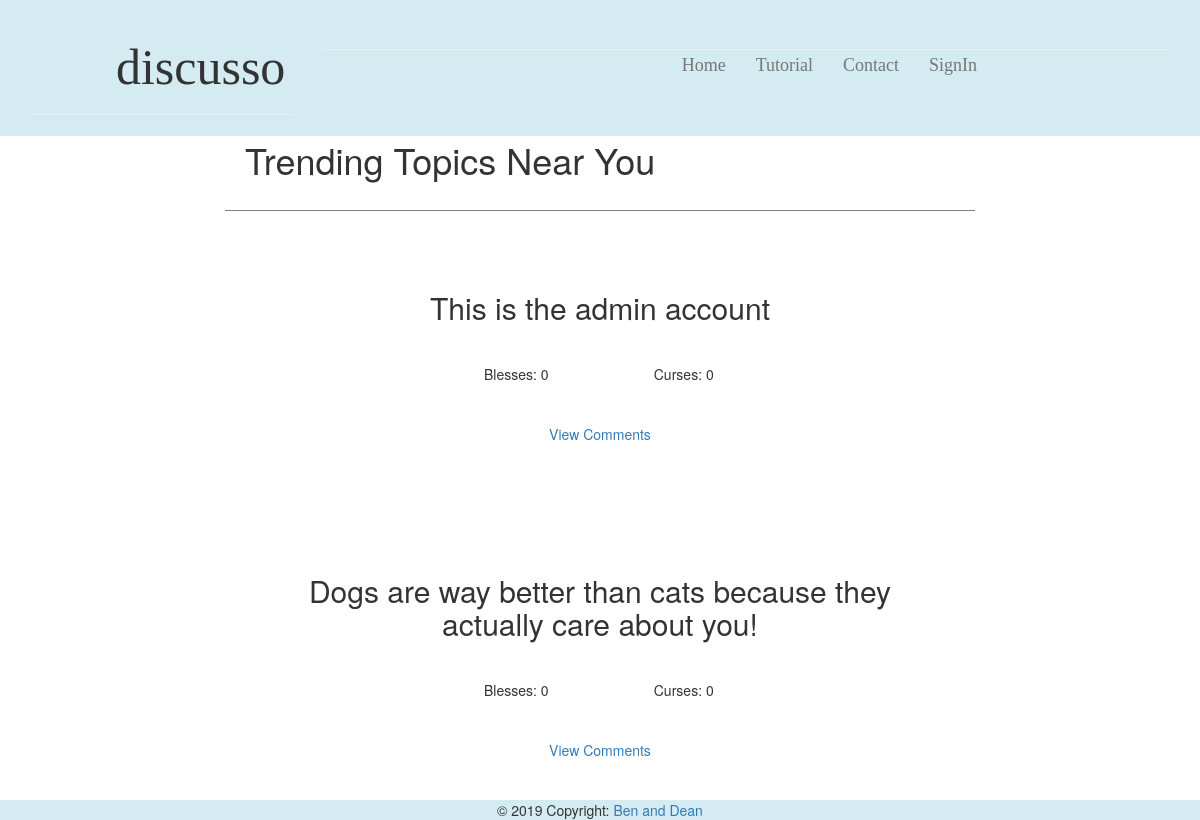
Page /homepage on the earlier database version.
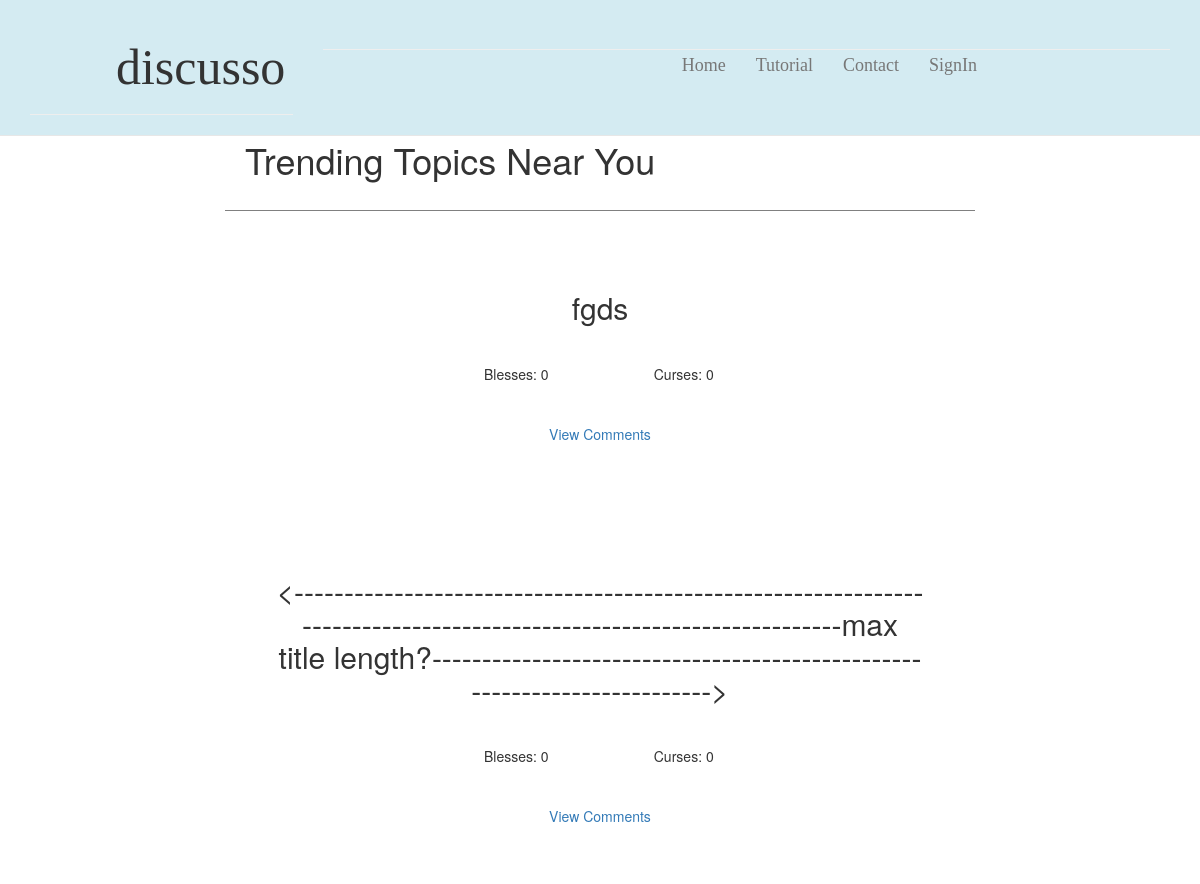
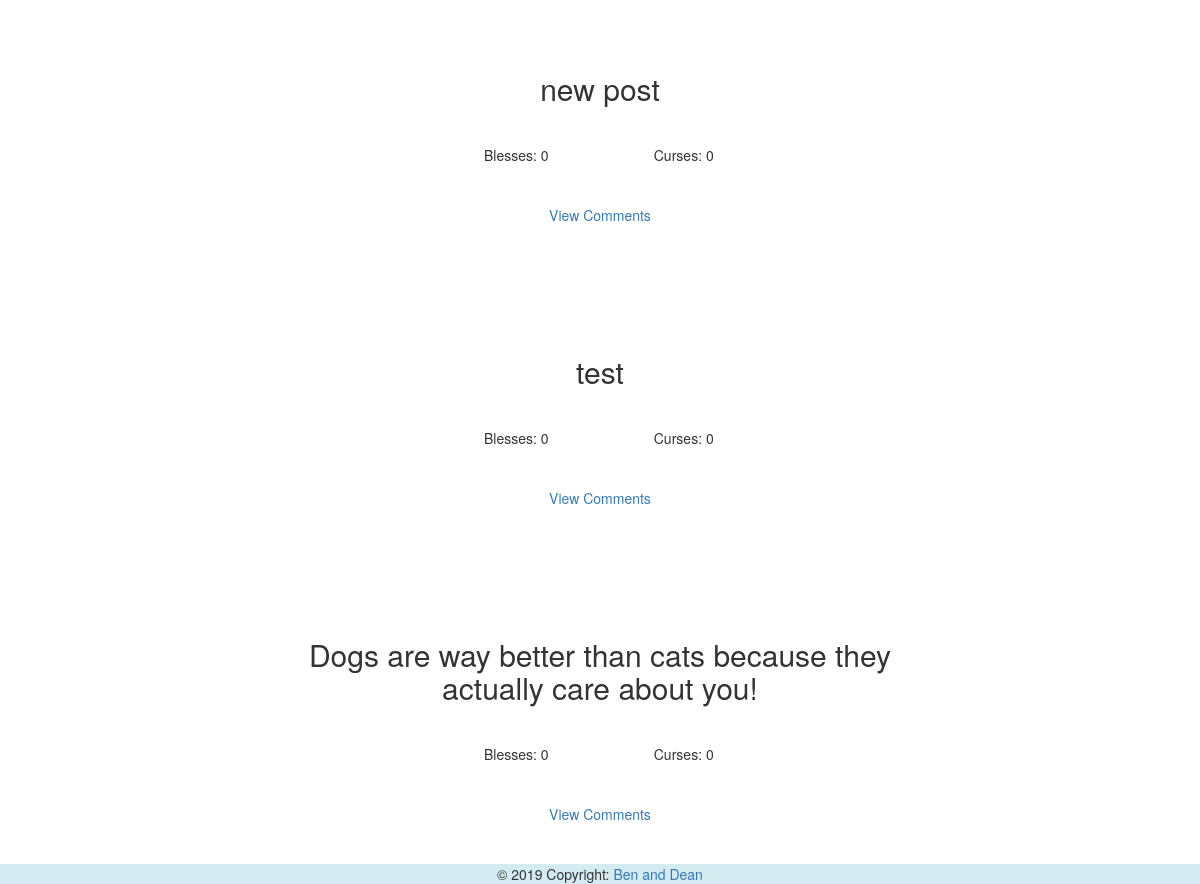
Same page on the later database version (2 pictures, top to bottom).
### app/models.py (models this page shows, shortened)
class Post(db.Model):
    id = db.Column(db.Integer, primary_key=True)
    title = db.Column(db.String(64))
    desc = db.Column(db.String(248))
    blesses = db.Column(db.Integer, default=0)
    curses = db.Column(db.Integer, default=0)
    timestamp = db.Column(db.DateTime, index=True, default=datetime.utcnow)
    user_id = db.Column(db.Integer, db.ForeignKey('user.id'))
    p_replies = db.relationship('Reply', backref='ogPost', lazy='dynamic')

### app/routes.py (the view)
@app.route('/', methods=['GET', 'POST'])
@app.route('/homepage', methods=['GET', 'POST'])
def homepage():
    form = MakePostForm()
    if form.validate_on_submit():
        post = Post(title=form.title.data, desc=form.desc.data,
                    user_id=current_user.id)
        db.session.add(post)
        db.session.commit()
        return render_template('homepage.html', title='Home', posts=Post.query.all(), form=form)
    return render_template('homepage.html', title='Home', posts=Post.query.all(), form=form)

### app/templates/homepage.html (shortened to what this page needs)
{% extends "topbar.html" %}
{% block content %}
<div class="container-fluid">
	<div class="leftSide col-md-2">
	</div>
	<div class="homePage col-md-8">
		<div class="special">
			<h1> Trending Topics Near You</h1>
		</div>
		{%for post in posts|reverse %}
		<div class="sampleTopic">
			<div class="heading">
				<h2> {{ post.title }} </h2>
			</div>
			<div class="innerTopic container-fluid">
				<div class="col-md-3"></div>
				<div class="col-md-3">
					<p>Blesses: {{post.blesses}} </p>
				</div>
				<div class="col-md-3">
					<p>Curses: {{post.curses}} </p>
				</div>
				<div class="col-md-3"></div>
			</div>
			<div class="links container-fluid">
				<div class="viewComment col-md-4"></div>
				<div class="viewComment col-md-4">
					<p><a href="{{ url_for('topic',postid = '') }}{{post.id}}"> View Comments </a> </p>
				</div>
				<div class="viewComment col-md-4"></div>
			</div>
		</div>
		{% endfor %}
	</div>
	<div class="rightSide col-md-2">
	</div>
</div>
{% endblock %}

### app/templates/topbar.html (shortened to what this page needs)
<html>
<head>
    <link rel="stylesheet" href="https://maxcdn.bootstrapcdn.com/bootstrap/3.4.0/css/bootstrap.min.css">
    <link rel="stylesheet" type="text/css" href="{{ url_for('static',filename='stylesheet.css') }}">
</head>
<body>
    <nav class="navbar navbar-default navbar-fixed-top">
        <div class="container-fluid">
            <div class="navTitle col-md-3">
                <div class="page-header">
                    <h1>discusso</h1>
                </div>
            </div>
            <div class="topbarRight col-md-9">
                <div class="page-header">
                    <ul class="nav navbar-nav">
                        <li><a href="{{ url_for('homepage') }}">Home</a></li>
                        <li><a href="{{ url_for('tutorial') }}">Tutorial</a></li>
                        <li><a href="{{ url_for('contact') }}">Contact</a></li>
                        {% if current_user.is_anonymous %}
                        <li><a href="{{ url_for('signin') }}">SignIn</a></li>
                        {% else %}
                        <li><a href="{{ url_for('profile',userid = '') }}{{current_user.id}}">Profile</a></li>
                        <li><a href="{{ url_for('logout') }}">Sign Out</a></li>
                        {% endif %}
                    </ul>
                </div>
            </div>
        </div>
    </nav>
    {% block content %}{% endblock %}
    <footer class="page-footer font-small blue pt-4">
        <div class="container-fluid text-center">
            <div class="footer-copyright text-center py-3">© 2019 Copyright:
                <a href="http://http://teaching.csse.uwa.edu.au/units/CITS3403/"> Ben and Dean</a>
            </div>
        </div>
    </footer>
</body>
</html>

### app/static/stylesheet.css (style rules this page uses)
body { padding-top: 100px; }
.navbar-default { text-align: center; background-color: #d4ebf2; font-family: Cambria, Cochin, Georgia, Times, 'Times New Roman', serif; font-size: large; }
.nav { float: right; padding-right: 30%; }
.page-header { padding-left: 30%; }
.navTitle h1 { font-size: 50px; }
.page-footer { background-color: #d4ebf2; position: fixed; bottom: 0; width: 100%; height: -15px; }
.sampleTopic { padding: 30px; text-align: center }
.innerTopic { padding: 10px; }
.links { padding:20px; }
.special { padding: 20px; border-bottom: 1px solid grey; margin-bottom: 10px; }
.heading { text-align: center; border-bottom: 1px; padding: 20px; }

Differences in the rows shown:
added Post: title "fgds", blesses "0", curses "0"
added Post: title "<---------------------------------------------------------------------------------------------------------------------max title length?------------------------------------------------------------------------->", blesses "0", curses "0"
added Post: title "new post", blesses "0", curses "0"
changed Post: title "This is the admin account" → "test"
